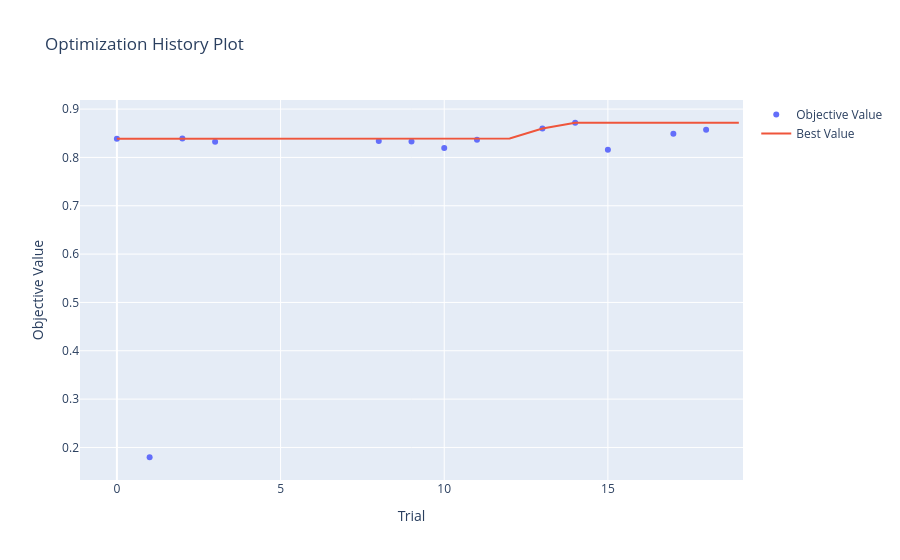
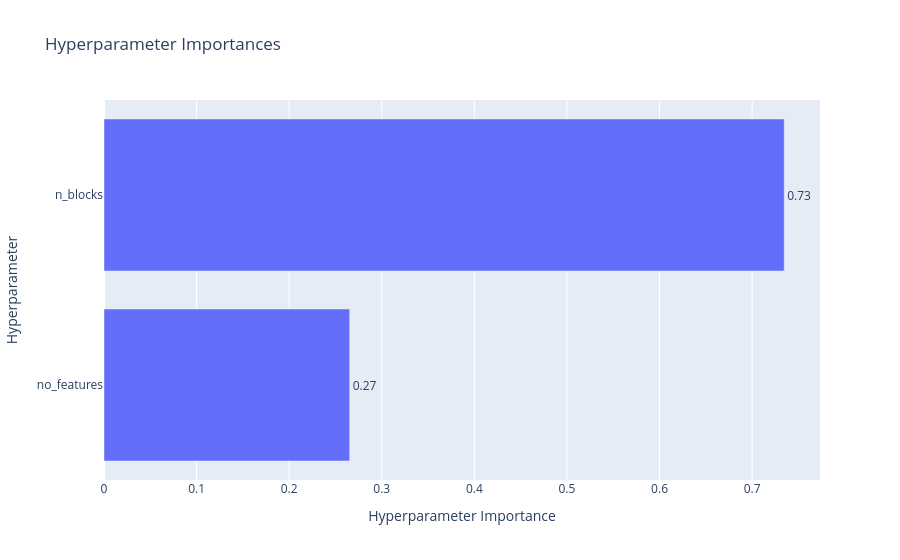

Here is the notebook cell these charts were saved with, in order:
### Markdown cell above
Let us know visualize the results.

### Code cell
# Optimization history - Displaying the history of objective values for the trials.
fig1 = plot_optimization_history(study)
fig1.show()

# Hyperparameter importances - In a few words, it computes the fraction of the total variance
# in the objective value that can be attributed to the specific parameter.
fig2 = plot_param_importances(study)
fig2.show()

# Manual summary table
import pandas as pd
df = study.trials_dataframe()
print(df[['number', 'value', 'params_n_blocks', 'params_no_features', 'state']]
      .sort_values('value', ascending=False)
      .to_string(index=False))

### Figure 1 — Plotly figure (JSON) as saved in the notebook; plotly's stock layout.template omitted (floating-point values rounded to 4 significant figures)
{"data": [{"mode": "markers", "name": "Objective Value", "type": "scatter", "x": [0, 1, 2, 3, 8, 9, 10, 11, 13, 14, 15, 17, 18], "y": [0.8388, 0.1797, 0.839, 0.8326, 0.8341, 0.8331, 0.8196, 0.8365, 0.8599, 0.8717, 0.8159, 0.8487, 0.8573]}, {"mode": "lines", "name": "Best Value", "type": "scatter", "x": [0, 1, 2, 3, 4, 5, 6, 7, 8, 9, 10, 11, 12, 13, 14, 15, 16, 17, 18, 19], "y": [0.8388, 0.8388, 0.839, 0.839, 0.839, 0.839, 0.839, 0.839, 0.839, 0.839, 0.839, 0.839, 0.839, 0.8599, 0.8717, 0.8717, 0.8717, 0.8717, 0.8717, 0.8717]}, {"marker": {"color": "#cccccc"}, "mode": "markers", "name": "Infeasible Trial", "showlegend": false, "type": "scatter", "x": [], "y": []}], "layout": {"title": {"text": "Optimization History Plot"}, "xaxis": {"title": {"text": "Trial"}}, "yaxis": {"title": {"text": "Objective Value"}}}}

### Figure 2 — Plotly figure (JSON) as saved in the notebook; plotly's stock layout.template omitted (floating-point values rounded to 4 significant figures)
{"data": [{"cliponaxis": false, "hovertemplate": ["no_features (CategoricalDistribution): 0.26534770958227016<extra></extra>", "n_blocks (IntDistribution): 0.7346522904177297<extra></extra>"], "name": "Objective Value", "orientation": "h", "text": ["0.27", "0.73"], "textposition": "outside", "type": "bar", "x": [0.2653, 0.7347], "y": ["no_features", "n_blocks"]}], "layout": {"title": {"text": "Hyperparameter Importances"}, "xaxis": {"title": {"text": "Hyperparameter Importance"}}, "yaxis": {"title": {"text": "Hyperparameter"}}}}
